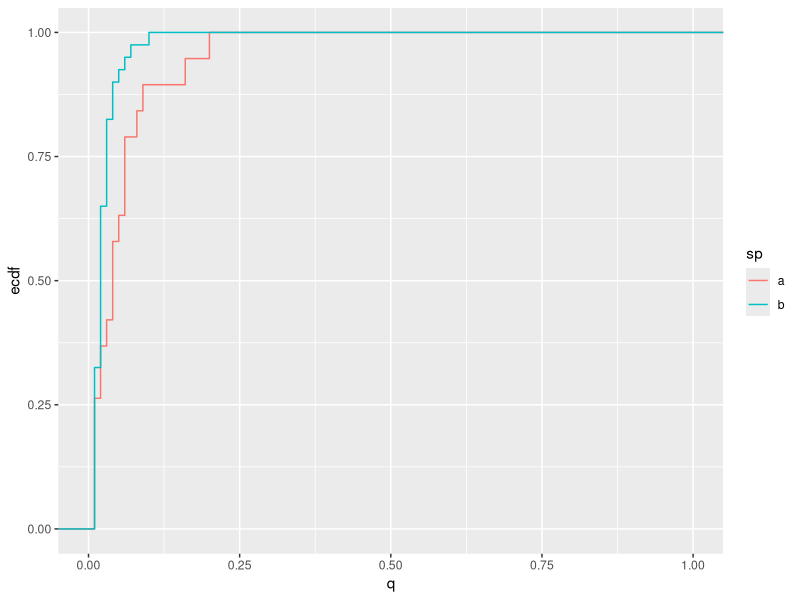

Recreate this plot in R.
library(ggplot2)

## Kolmogorov-Smirnov Distance
# 
# I didn't use species' rank as the x-axis in this example. To use
# rank you have to resolve the question of whether "relative rank"
# is meant to normalize across sampling effort, whether your metric is 
# intended to capture differences in richness, and maybe others.
# In addition, the KS distance is defined in the context of continuous
# distributions, but rank is discrete.
#
# So this example uses frequency as the x-axis, and pretends each species
# is an independent sample from a continuous distribution on (0, 1). Then
# The "two-sample" KS distance is calculated using `stat::ks.test`.


# this is just a temporary function to get a random community
rcom <- function(a, n, m) {
  p <- rgamma(n, a)
  p <- p / sum(p)
  x <- rmultinom(1, m, p)
  return(x[x > 0,1])
}

# calculate sampled frequencies
x_1 <- rcom(0.01, 500, 100)
q_1 <- x_1 / sum(x_1)
x_2 <- rcom(0.4, 100, 100)
q_2 <- x_2 / sum(x_2)
df <- data.frame(
  sp=c(rep('a', length(x_1)), rep('b', length(x_2))),
  q=c(q_1, q_2)
)

# plot 
ggplot(df, aes(q, col=sp)) +
  stat_ecdf(geom = "step") + 
  scale_x_continuous(limits=c(0, 1))

ks <- ks.test(q_1, q_2, exact=FALSE)
ks$statistic

## But they're not independent
# i'm thinking about the multivariate nature of the response variable.
# one could suppose each vec of frequency is a sample from a dirichlet distribution
# then the stats test is whether they are from the same distribution or not?
# but the diversity is unknown in advance.
# so what do you use for infinite mixtures ... dirichlet process.
# have to think about that one.
